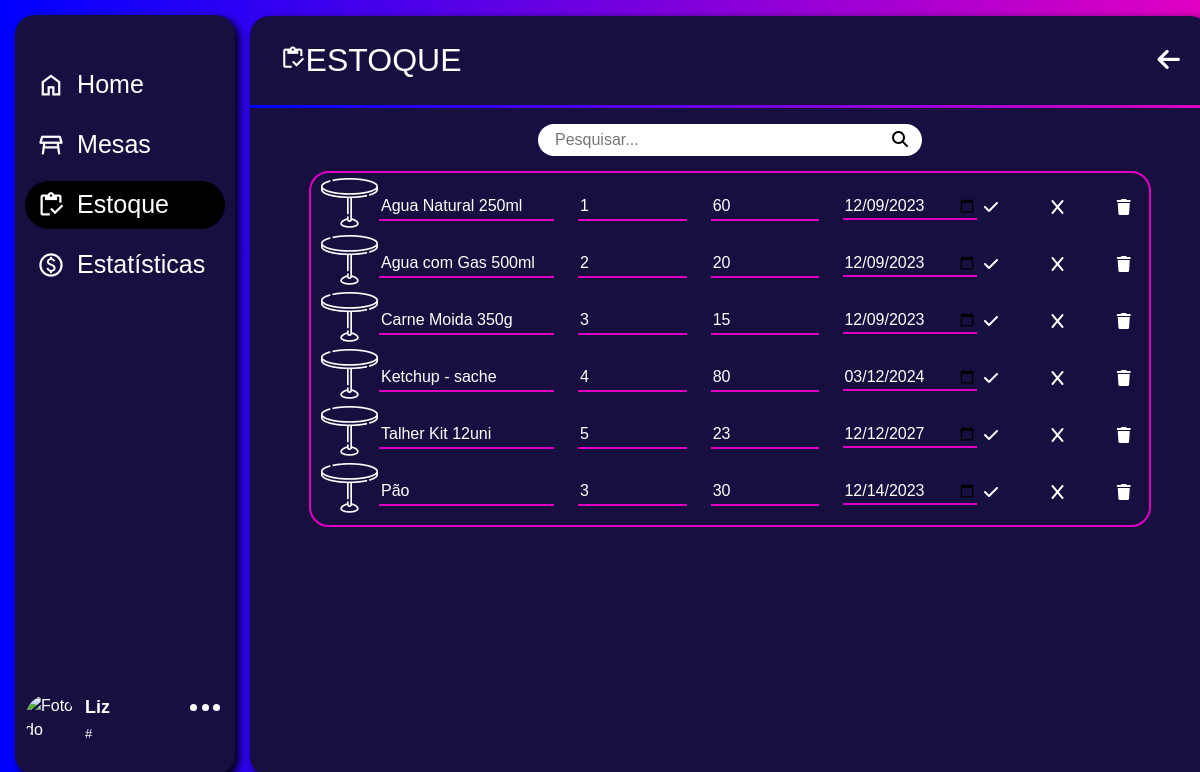
The page /Desktop/ADM/app/estoque/editar-estoque/editEstoque.php (signed in) on the database as committed earlier.
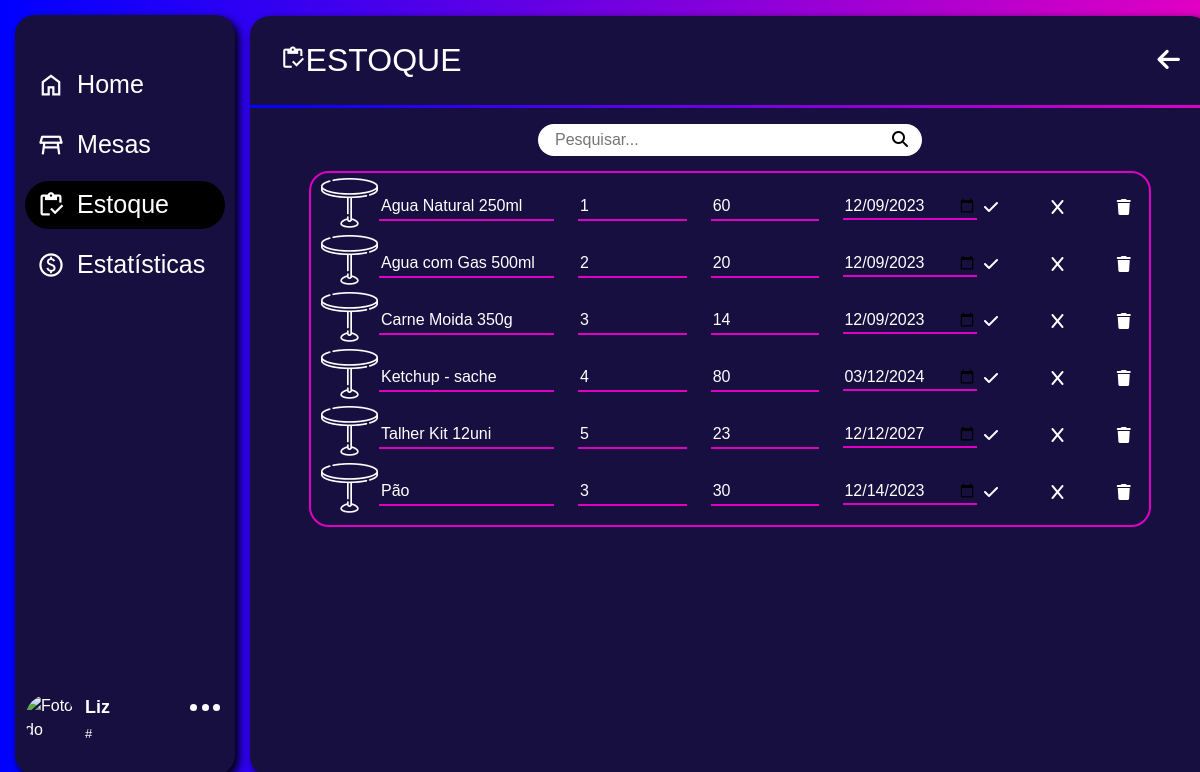
The same page on the database as committed later.
### tables this page shows
CREATE TABLE `produto` (
  `id_prod` int(11) NOT NULL,
  `lote` int(11) NOT NULL,
  `tipo` varchar(100) NOT NULL,
  `prod` varchar(100) NOT NULL,
  `preco_compra` float(10,2) NOT NULL,
  `preco_venda` float(10,2) NOT NULL,
  `qtd` int(11) NOT NULL,
  `dta_compra` date NOT NULL,
  `dta_vencimento` date NOT NULL,
  `status` varchar(10) NOT NULL,
  `img` varchar(50) NOT NULL
);

### Desktop/ADM/app/estoque/editar-estoque/editEstoque.php (the view, shortened to what the changed rows need)
<?php
include_once(__DIR__ . '/../../../PHP/conn.php');
if(!empty($_GET['search'])){
    $dados = $_GET['search'];
    $sqlc = "SELECT * FROM produto WHERE (lote LIKE '%$dados%' OR prod LIKE '%$dados%') AND status = 'ATIVO'";
}else{
    $sqlc = "SELECT * FROM produto WHERE status = 'ATIVO'";
}
$prod = $sql->query($sqlc);
?>
<!DOCTYPE html>
<html lang="pt-br">
<head>
    <link href="https://cdn.jsdelivr.net/npm/bootstrap@5.3.0-alpha3/dist/css/bootstrap.min.css" rel="stylesheet">
    <link rel="stylesheet" href="../../../assets/css/menu.css">
    <link rel="stylesheet" href="../../../assets/css/estoque/editEstoque.css">
</head>
<body>
    <div class="fundo">
        <main class="main">
            <div id="resultsContainer" class="container itemCardArea">
                <div class="itemCard">
                    <div class="row">
                    <?php foreach($prod as $prods): ?>
                        <div class="col-1">
                            <picture>
                                <img src="../../../assets/img/produtos/mesa-redonda 3.png" alt="">
                            </picture>
                        </div>
                        <form action="" class="col-11 formEstoque">
                            <div class="row">
                                <div class="col-3">
                                    <input type="text" name="nomeProd" placeholder="Nome" class="nomeProd" value="<?php echo $prods['prod']; ?>">
                                </div>
                                <div class="col-2">
                                    <input type="text" name="loteProd" placeholder="Lote" class="loteProd" value="<?php echo $prods['lote']; ?>">
                                </div>
                                <div class="col-2">
                                    <input type="text" name="qtdProd" placeholder="Quantidade" class="qtdProd" value="<?php echo $prods['qtd']; ?>">
                                </div>
                                <div class="col-2">
                                    <abbr title="Validade"><input type="date" name="valProd" class="valProd" value="<?php echo $prods['dta_vencimento']; ?>"></abbr>
                                </div>
                                <div class="col-1">
                                    <button formaction="../../../PHP/att_prodInfo.php?id_prod=<?php echo $prods['id_prod']; ?>" class="checkBtn"><i class="fa-solid fa-check" style="color: #ffffff;"></i></button>
                                </div>
                                <div class="col-1">
                                    <button class="cancelBtn"><i class="fa-solid fa-x" style="color: #ffffff;"></i></button>
                                </div>
                                <div class="col-1">
                                    <button formaction="../../../PHP/del_prodInfo.php?id_prod=<?php echo $prods['id_prod']; ?>" class="trashBtn"><i class="fa-solid fa-trash" style="color: #ffffff;"></i></button>
                                </div>
                            </div>
                        </form>
                        <?php endforeach ?>
                    </div>
                </div>
            </div>
        </main>
    </div>
</body>
</html>

Rows that differ between the two databases and show on the page:
changed produto "Carne Moida 350g": qtdProd "15" → "14"
